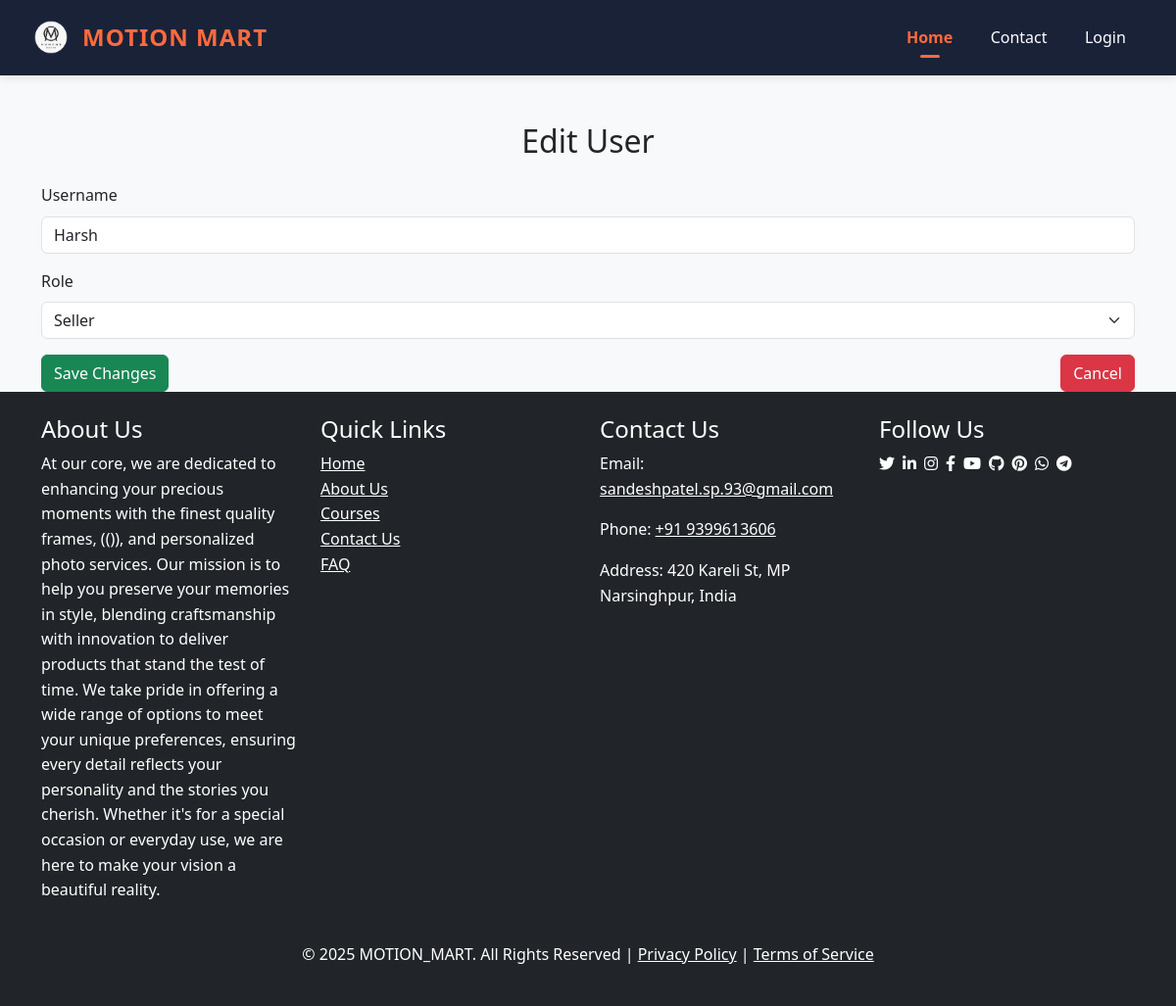
Page /edit_user/1 on the earlier database version.
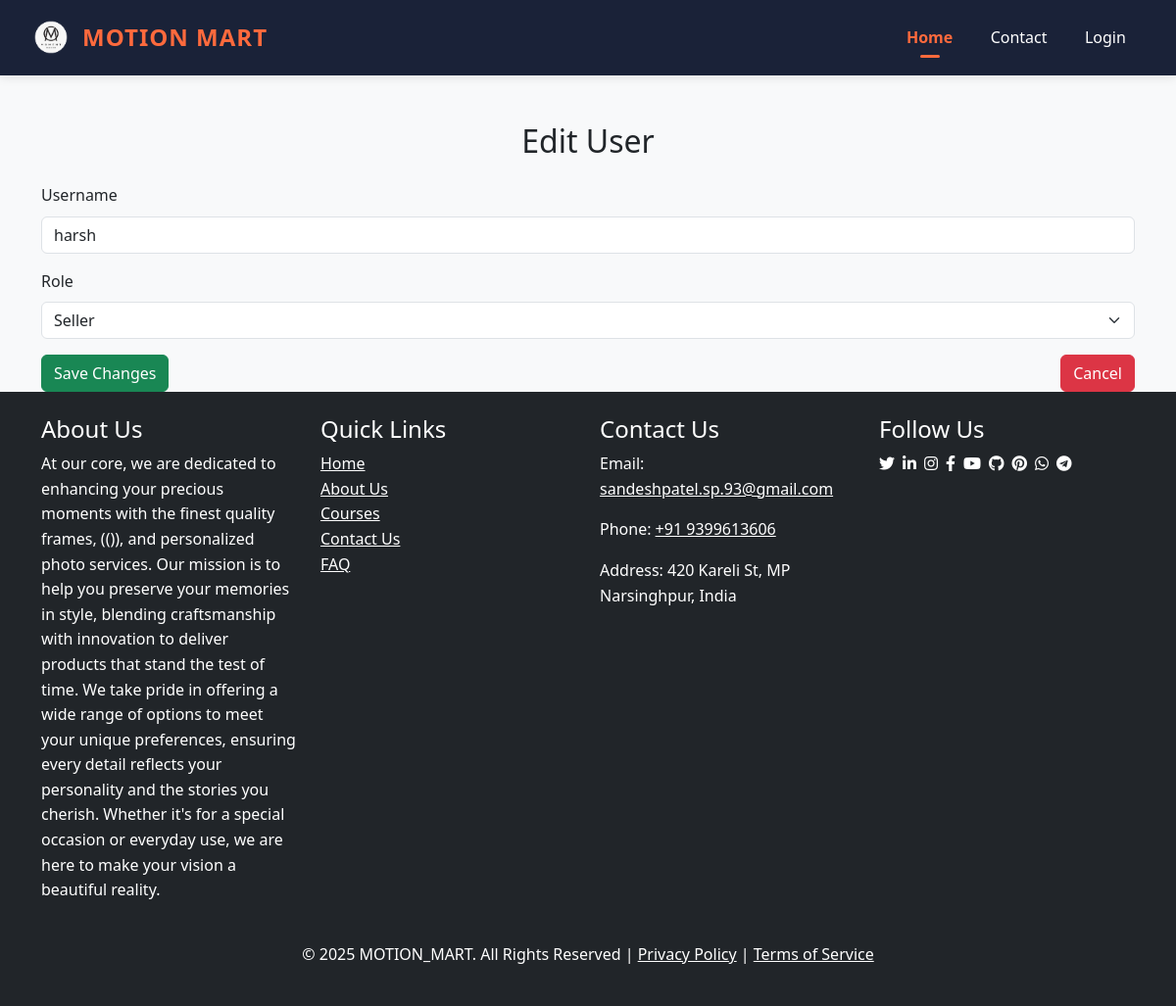
Same page on the later database version.
### app.py (models this page shows)
class User(db.Model):
    id = db.Column(db.Integer, primary_key=True)
    username = db.Column(db.String(150), unique=True, nullable=False)
    password = db.Column(db.String(150), nullable=False)
    email = db.Column(db.String(150), nullable=True)
    role = db.Column(db.String(50), nullable=False)
    address = db.relationship('Address', back_populates='user', uselist=False, cascade="all, delete-orphan")
    orders = db.relationship('Order', back_populates='buyer')

### app.py (the view)
@app.route('/edit_user/<int:user_id>', methods=['GET', 'POST'])
def edit_user(user_id):
    user = User.query.get(user_id)
    if request.method == 'POST':
        user.username = request.form['username']
        user.role = request.form['role']
        db.session.commit()
        flash("User updated successfully", "success")
        return redirect(url_for('manage_users'))
    return render_template('edit_user.html', user=user)

### templates/edit_user.html (shortened to what this page needs)
<!DOCTYPE html>
<html lang="en">
<head>
    <link rel="stylesheet" href="https://cdn.jsdelivr.net/npm/bootstrap@5.3.0/dist/css/bootstrap.min.css" />
    {% include 'header.html' %}
</head>
<body class="bg-light">
    {% include 'navbar.html' %}
    <div class="container mt-5">
        <h2 class="text-center">Edit User</h2>
        <form action="{{ url_for('edit_user', user_id=user.id) }}" method="POST" class="mt-4">
            <div class="mb-3">
                <label for="username" class="form-label">Username</label>
                <input type="text" id="username" name="username" value="{{ user.username }}" class="form-control" required>
            </div>
            <div class="mb-3">
                <label for="role" class="form-label">Role</label>
                <select id="role" name="role" class="form-select" required>
                    <option value="seller" {% if user.role == 'seller' %}selected{% endif %}>Seller</option>
                </select>
            </div>
            <div class="d-flex justify-content-between">
                <button type="submit" class="btn btn-success">Save Changes</button>
                <a href="{{ url_for('manage_users') }}" class="btn btn-danger">Cancel</a>
            </div>
        </form>
    </div>
    {% include 'footer.html' %}
</body>
</html>

Differences in the rows shown:
changed User "Seller": username "Harsh" → "harsh"
